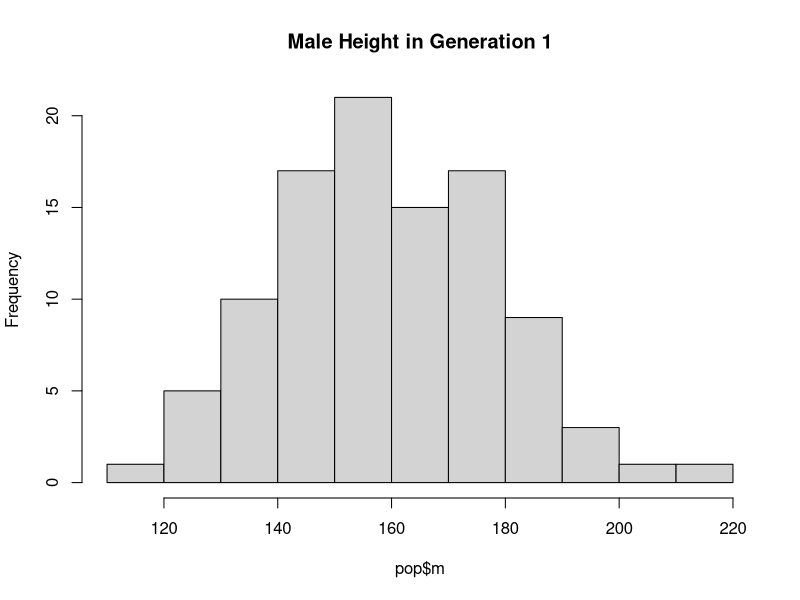
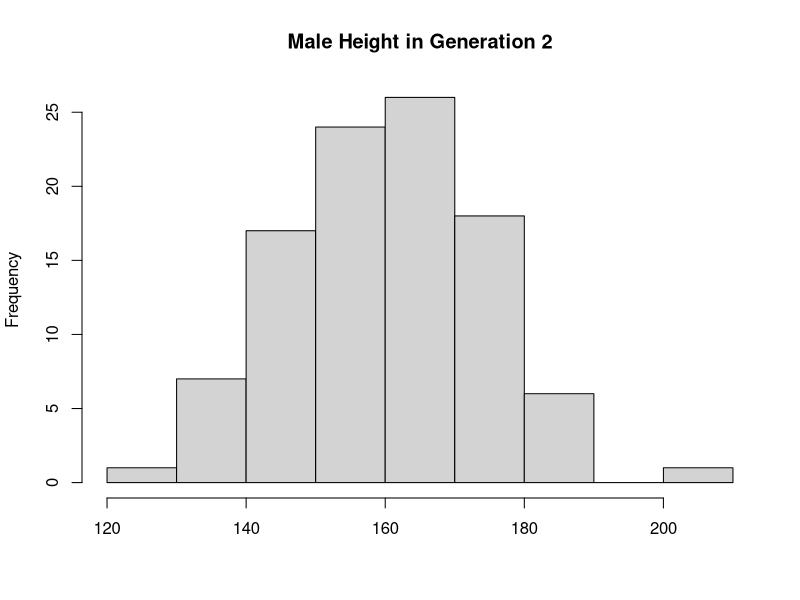
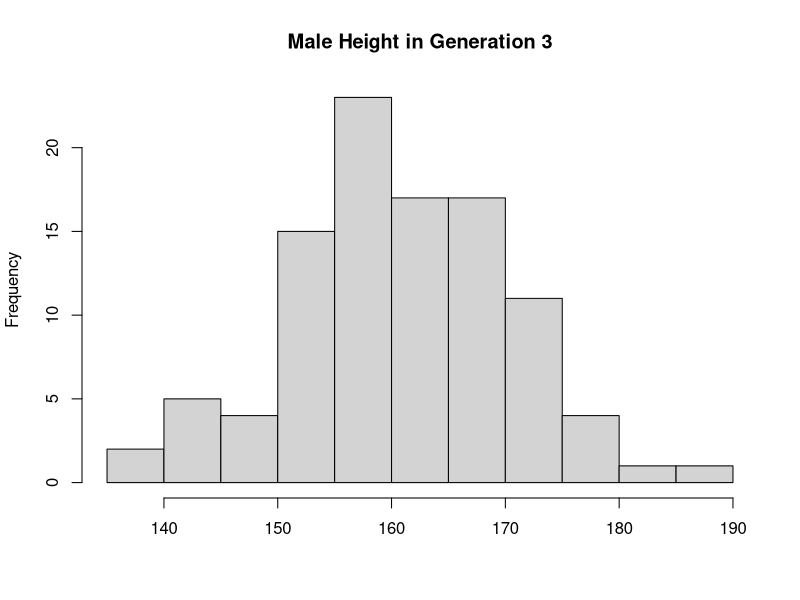
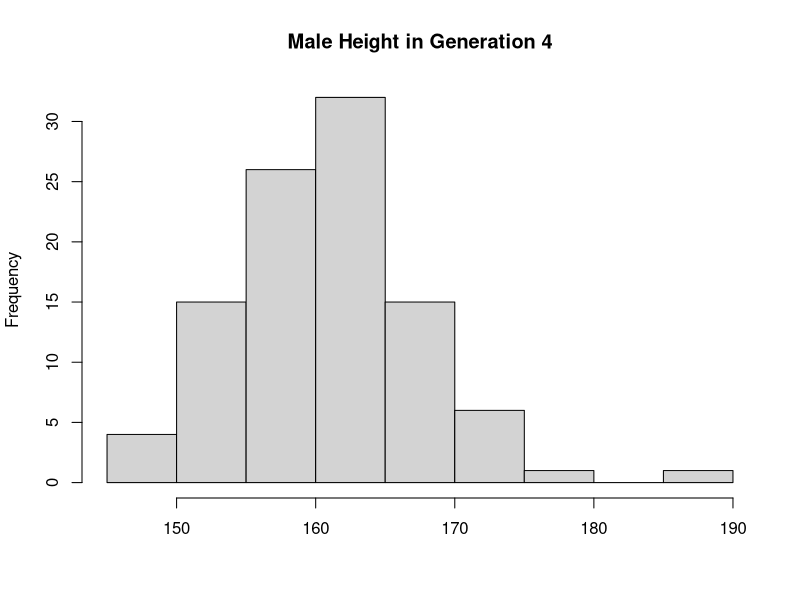
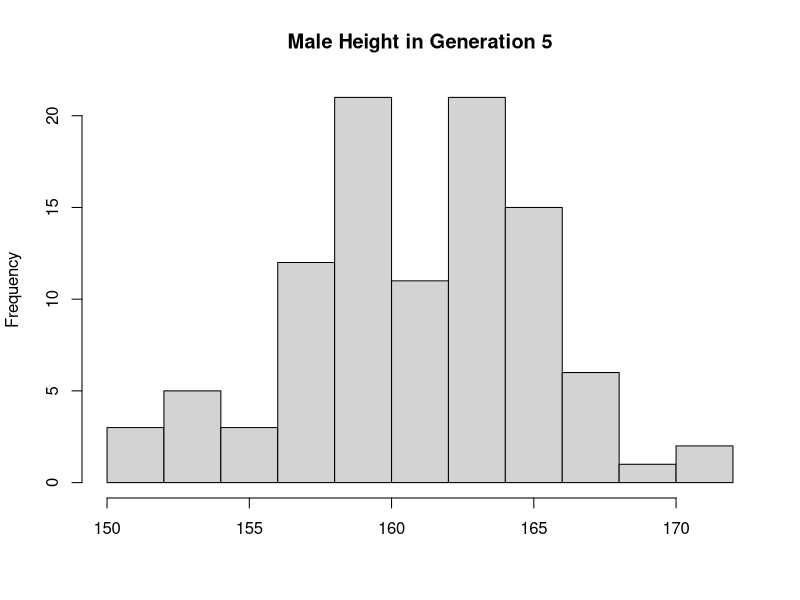
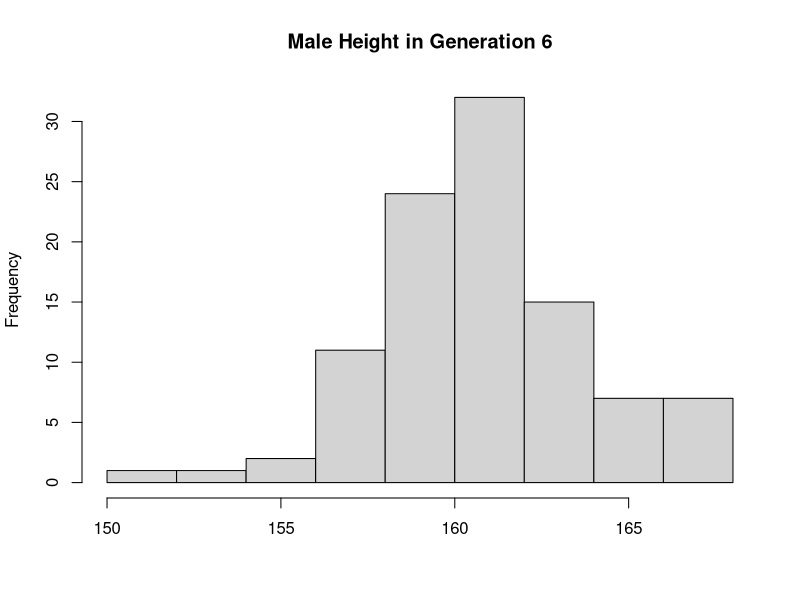
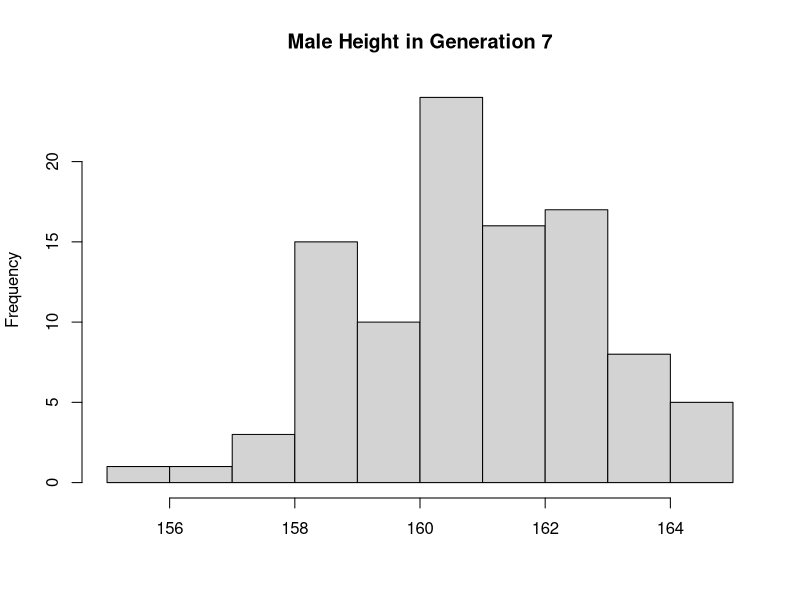
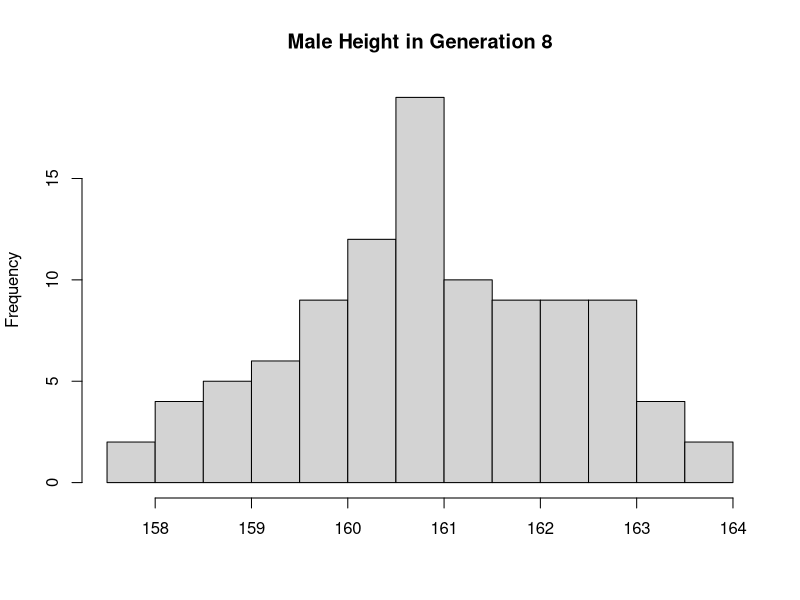

Generate these figures, in order, with R:
## ---- chunk 1
pop <- data.frame(m = rnorm(100, 160, 20), f = rnorm(100, 160, 20), gen=1)
## ---- chunk 2
next_gen <- function(pop,gen) {
    temp <- pop[((gen-1)*100-99):((gen-1)*100),]
    temp$m <- sample(temp$m)
    temp$m <- rowMeans(temp[-3])
    temp$f <- temp$m
    temp$gen <- gen
    temp
}
## ---- chunk 3
hist(pop$m, main="Male Height in Generation 1")
for (i in 2:9){
  poptemp <- next_gen(pop,i)
  hist(poptemp$m, main=paste("Male Height in Generation",i), breaks=9, xlab=" ")
  cat('\n','\n')
  pop <- rbind(pop, poptemp)
}
## ---- chunk 4
library(ggplot2)
## ---- chunk 5
qplot(data=pop, x=m, y=f, facets = ~gen)
## ---- chunk 6
std <- 2/sqrt(12)
trials <- data.frame(SampleMean = rep(0,1000), LowerBound = rep(0,1000), 
                     UpperBound = rep(0,1000), ContainsMean = rep(0,1000))
for (i in 1:1000){
  dat <- runif(100, -1, 1)
  trials$SampleMean[i] <- mean(dat)
  confInt <- trials$SampleMean[i] + qnorm(c(0.025,0.975))*std/10
  trials$LowerBound[i] <- confInt[1]
  trials$UpperBound[i] <- confInt[2]
  if (trials$SampleMean[i] >= confInt[1] & trials$SampleMean[i] <= confInt[2]) {
    trials$ContainsMean[i] <- 1
  }
}

trials[1:10,]
## ---- chunk 7
makePatient <- function() {
  vowel <- grep("[aeiou]", letters)
  cons <- grep("[^aeiou]", letters)
  name <- paste(sample(LETTERS[cons], 1), sample(letters[vowel], 1), 
                sample(letters[cons], 1), sep='')
  gender <- factor(sample(0:1, 1), levels=0:1, labels=c('female','male'))
  dob <- as.Date(sample(7500, 1), origin="1970-01-01")
  n <- sample(6, 1)
  doa <- as.Date(sample(1500, n), origin="2010-01-01")
  pulse <- round(rnorm(n, 80, 10))
  temp <- round(rnorm(n, 98.4, 0.3), 2)
  fluid <- round(runif(n), 2)
  list(name, gender, dob, doa, pulse, temp, fluid)
}
## ---- chunk 8
medRec <- function(){
  patient <- makePatient()
  names(patient) <- c('name', 'gender', 'date_of_birth', 'date_of_admission', 'pulse', 
                      'temperature', 'fluid_intake')
  class(patient) <- 'medicalRecord'
  return(patient)
}

set.seed(8)
patient <- medRec()
patient
class(patient)
## ---- chunk 9
mean.medicalRecord <- function(patient){
  pul <- mean(patient$pulse)
  tem <- mean(patient$temperature)
  flu <- mean(patient$fluid_intake)
  out <- list("Mean Pulse"=pul, "Mean Temperature"=tem, "Mean Fluid Intake"=flu)
  return(out)
}

print.medicalRecord <- function(patient) {
  cat(sprintf("Name: %s\nGender: %s\nDate of Birth: %s", 
              patient$name, patient$gender, patient$date_of_birth), "\n\n")
  for (i in 1:length(patient$date_of_admission)){
      cat(sprintf("Date of Admission: %s\nFluid Intake: %s\nTemperature: %s\nPulse: %s", 
              patient$date_of_admission[i], patient$fluid_intake[i], patient$temperature[i],
              patient$pulse[i]), "\n\n")
  }
}

# Since each measurement has such difference scales, I chose to plot them on separate plots 
## so the graphs could be the most informative.
plot.medicalRecord <- function(patient) {
  sorted <- sort(patient$date_of_admission)
  indices <- c()
  for (i in 1:length(sorted)){
    indices <- c(indices, which(patient$date_of_admission == sorted[i]))
  }
  temp <- c()
  puls <- c()
  flui <- c()
  for (i in indices){
    temp <- c(temp, patient$temperature[i])
    puls <- c(puls, patient$pulse[i])
    flui <- c(flui, patient$fluid_intake[i])
  }
  par(mfrow=c(1,3))
  plot(sorted,temp,type='b', xaxt='n',col='red',
       xlab="Date of Admission", ylab = "Temperature")
  axis(1, at=sorted,labels=sorted)
  plot(sorted,puls,type='b', xaxt='n',col="green",
       ylab = "Pulse", xlab= "Date of Admission")
  axis(1, at=sorted,labels=sorted)
  plot(sorted,flui,type='b', xaxt='n',col="blue",
       ylab = "Fluid Intake", xlab= "Date of Admission")
  axis(1, at=sorted,labels=sorted)
  mtext(paste('Measurements for Patient: ',patient$name), outer = TRUE)
}
methods(class='medicalRecord')
mean(patient)
print(patient)
plot(patient)
## ---- chunk 10
# Function of how many people you want in cohort
# Assumes there is at least 2 patients in the cohort
cohortmaker <- function(number){
  cohort <- list(medRec())
  for (i in 2:number){
    tempPatient <- medRec()
    cohort[[i]] <- tempPatient
  }
  class(cohort) <- "cohort"
  return(cohort)
}

set.seed(8)
cohort <- cohortmaker(10)

mean.cohort <- function(cohort){
  for (i in 1:length(cohort)){
    cat('--> ', cohort[[i]]$name, '\n')
    print(mean(cohort[[i]]))
  }
}

mean(cohort)

print.cohort <- function(cohort){
  for (i in 1:length(cohort)){
    print(cohort[[i]])
    cat('-----------','\n')
  }
}

print(cohort)
## ---- chunk 11
## Question 1: using par(mfrow=c(3,3)) will allow you to see all of the plots in a grid

## Question 2: great

## Question 3: this was actually last year's hw question, but I graded it as is :)
## Needed to set seed and also calculate the proportion of CIs that included 0. see code below
# 7/10 pts

## Question 4: Awesome!!

## ---- chunk 12

std <- 2/sqrt(12)
trials <- data.frame(SampleMean = rep(NA,1000), 
                     LowerBound = rep(NA,1000), 
                     UpperBound = rep(NA,1000),
                     ContainsMean = rep(NA,1000),
                     Contains0 = rep(NA,1000)
                     )
set.seed(1000) ## need to set seed to 1000
for (i in 1:1000){
  dat <- runif(100, -1, 1)
  trials$SampleMean[i] <- mean(dat)
  confInt <- trials$SampleMean[i] + qnorm(c(0.025,0.975))*std/10
  trials$LowerBound[i] <- confInt[1]
  trials$UpperBound[i] <- confInt[2]
  ## this gives what proportion of times the sample mean is in the CI,
  ## which is going to be 100% because the CI is centered at the sample mean
  if (trials$SampleMean[i] >= confInt[1] & trials$SampleMean[i] <= confInt[2]) {
    trials$ContainsMean[i] <- 1
  }
  ## The question asks what proportion of times the CI contains ZERO:
  trials$Contains0[i] <-ifelse(0 >= confInt[1] & 0 <= confInt[2], 1, 0)
}

trials[1:10,]
mean(trials$ContainsMean) #100% of the time
mean(trials$Contains0) #95% of the time!
